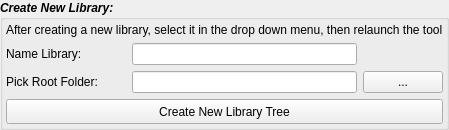
               <widget class="QGroupBox" name="groupBox_sgNewLibrary">
                <property name="font">
                 <font>
                  <italic>true</italic>
                  <bold>true</bold>
                 </font>
                </property>
                <property name="title">
                 <string>Create New Library:</string>
                </property>
                <layout class="QVBoxLayout" name="verticalLayout_41">
                 <property name="leftMargin">
                  <number>3</number>
                 </property>
                 <property name="topMargin">
                  <number>3</number>
                 </property>
                 <property name="rightMargin">
                  <number>3</number>
                 </property>
                 <property name="bottomMargin">
                  <number>3</number>
                 </property>
                 <item>
                  <widget class="QLabel" name="label">
                   <property name="font">
                    <font>
                     <italic>false</italic>
                     <bold>false</bold>
                    </font>
                   </property>
                   <property name="text">
                    <string>After creating a new library, select it in the drop down menu, then relaunch the tool</string>
                   </property>
                  </widget>
                 </item>
                 <item>
                  <layout class="QHBoxLayout" name="horizontalLayout_43">
                   <item>
                    <widget class="QLabel" name="label_sgNameNewLibrary">
                     <property name="minimumSize">
                      <size>
                       <width>120</width>
                       <height>20</height>
                      </size>
                     </property>
                     <property name="maximumSize">
                      <size>
                       <width>120</width>
                       <height>16777215</height>
                      </size>
                     </property>
                     <property name="font">
                      <font>
                       <italic>false</italic>
                       <bold>false</bold>
                      </font>
                     </property>
                     <property name="text">
                      <string>Name Library: </string>
                     </property>
                    </widget>
                   </item>
                   <item>
                    <widget class="QLineEdit" name="lineEdit_NameNewLibrary">
                     <property name="minimumSize">
                      <size>
                       <width>0</width>
                       <height>20</height>
                      </size>
                     </property>
                     <property name="font">
                      <font>
                       <italic>false</italic>
                       <bold>false</bold>
                      </font>
                     </property>
                     <property name="text">
                      <string/>
                     </property>
                    </widget>
                   </item>
                   <item>
                    <widget class="QLabel" name="label_6">
                     <property name="minimumSize">
                      <size>
                       <width>80</width>
                       <height>0</height>
                      </size>
                     </property>
                     <property name="maximumSize">
                      <size>
                       <width>80</width>
                       <height>16777215</height>
                      </size>
                     </property>
                     <property name="text">
                      <string/>
                     </property>
                    </widget>
                   </item>
                  </layout>
                 </item>
                 <item>
                  <layout class="QHBoxLayout" name="horizontalLayout_35">
                   <item>
                    <widget class="QLabel" name="label_sgPickRootNewLibrary">
                     <property name="minimumSize">
                      <size>
                       <width>120</width>
                       <height>20</height>
                      </size>
                     </property>
                     <property name="maximumSize">
                      <size>
                       <width>120</width>
                       <height>16777215</height>
                      </size>
                     </property>
                     <property name="font">
                      <font>
                       <italic>false</italic>
                       <bold>false</bold>
                      </font>
                     </property>
                     <property name="text">
                      <string>Pick Root Folder:</string>
                     </property>
                    </widget>
                   </item>
                   <item>
                    <widget class="QLineEdit" name="lineEdit_PathNewLibrary">
                     <property name="minimumSize">
                      <size>
                       <width>0</width>
                       <height>20</height>
                      </size>
                     </property>
                     <property name="font">
                      <font>
                       <italic>false</italic>
                       <bold>false</bold>
                      </font>
                     </property>
                    </widget>
                   </item>
                   <item>
                    <widget class="QPushButton" name="sg_PathNewLibrary_toolButton">
                     <property name="enabled">
                      <bool>true</bool>
                     </property>
                     <property name="minimumSize">
                      <size>
                       <width>80</width>
                       <height>20</height>
                      </size>
                     </property>
                     <property name="maximumSize">
                      <size>
                       <width>80</width>
                       <height>16777215</height>
                      </size>
                     </property>
                     <property name="font">
                      <font>
                       <italic>false</italic>
                       <bold>false</bold>
                      </font>
                     </property>
                     <property name="text">
                      <string>...</string>
                     </property>
                    </widget>
                   </item>
                  </layout>
                 </item>
                 <item>
                  <widget class="QPushButton" name="pushButton_sgNewLibraryTree">
                   <property name="minimumSize">
                    <size>
                     <width>0</width>
                     <height>25</height>
                    </size>
                   </property>
                   <property name="font">
                    <font>
                     <italic>false</italic>
                     <bold>false</bold>
                    </font>
                   </property>
                   <property name="text">
                    <string>Create New Library Tree</string>
                   </property>
                  </widget>
                 </item>
                </layout>
               </widget>
